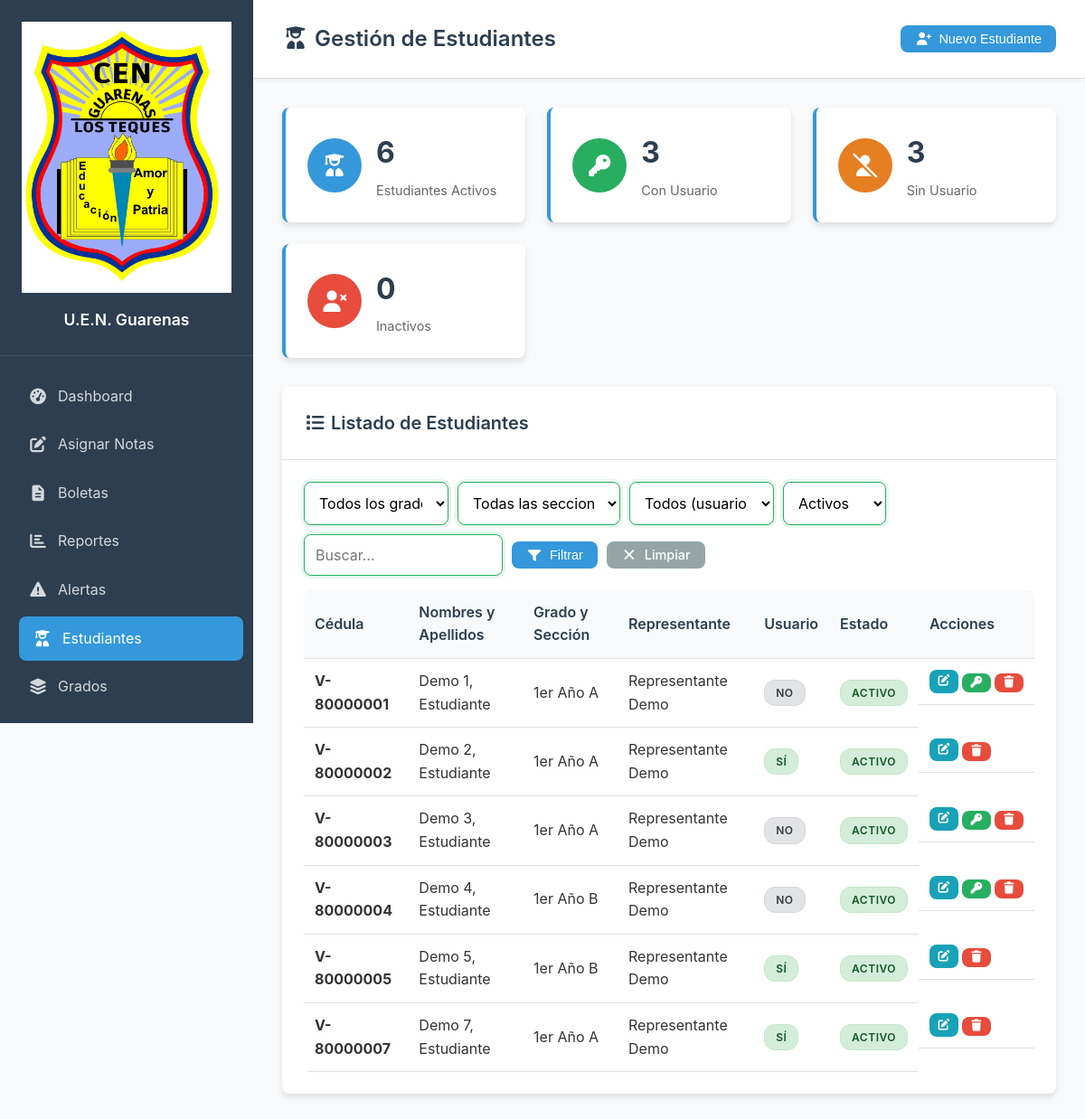
Page /estudiantes.php (signed in) on the committed database.
### tables this page shows
CREATE TABLE `estudiantes` (
  `id` int(11) NOT NULL AUTO_INCREMENT,
  `cedula` varchar(20) NOT NULL,
  `nombres` varchar(100) NOT NULL,
  `apellidos` varchar(100) NOT NULL,
  `email` varchar(100) DEFAULT NULL,
  `usuario_id` int(11) DEFAULT NULL,
  `fecha_nacimiento` date DEFAULT NULL,
  `genero` enum('M','F') DEFAULT NULL,
  `nacionalidad` varchar(50) DEFAULT 'Venezolana',
  `lugar_nacimiento` varchar(150) DEFAULT NULL,
  `direccion` text DEFAULT NULL,
  `telefono_contacto` varchar(20) DEFAULT NULL,
  `nombre_representante` varchar(100) DEFAULT NULL,
  `cedula_representante` varchar(20) DEFAULT NULL,
  `telefono_representante` varchar(20) DEFAULT NULL,
  `email_representante` varchar(100) DEFAULT NULL,
  `parentesco` varchar(50) DEFAULT NULL,
  `procedencia` varchar(200) DEFAULT NULL,
  `seccion_id` int(11) DEFAULT NULL,
  `fecha_inscripcion` date DEFAULT NULL,
  `fecha_retiro` date DEFAULT NULL,
  `estado` enum('activo','inactivo','graduado') DEFAULT 'activo',
  `fecha_creacion` timestamp NOT NULL DEFAULT current_timestamp(),
  `fecha_actualizacion` timestamp NOT NULL DEFAULT current_timestamp() ON UPDATE current_timestamp(),
  PRIMARY KEY (`id`),
  KEY `fk_estudiante_usuario` (`usuario_id`),
  CONSTRAINT `fk_estudiante_usuario` FOREIGN KEY (`usuario_id`) REFERENCES `usuarios` (`id`) ON DELETE SET NULL
);

CREATE TABLE `grados` (
  `id` int(11) NOT NULL,
  `nombre` varchar(50) NOT NULL,
  `nivel` varchar(20) DEFAULT NULL,
  `modalidad` enum('Media General','Media Técnica') DEFAULT 'Media General',
  `orden` int(11) DEFAULT NULL,
  `activo` tinyint(1) DEFAULT 1,
  `fecha_creacion` timestamp NOT NULL DEFAULT current_timestamp()
);

CREATE TABLE `secciones` (
  `id` int(11) NOT NULL AUTO_INCREMENT,
  `grado_id` int(11) DEFAULT NULL,
  `letra` varchar(5) NOT NULL,
  `anio_escolar` varchar(9) DEFAULT '2025-2026',
  `turno` enum('mañana','tarde') DEFAULT 'mañana',
  `capacidad` int(11) DEFAULT 30,
  `docente_guia_id` int(11) DEFAULT NULL,
  `aula` varchar(20) DEFAULT NULL,
  `activo` tinyint(1) DEFAULT 1,
  `fecha_creacion` timestamp NOT NULL DEFAULT current_timestamp(),
  `fecha_actualizacion` timestamp NOT NULL DEFAULT current_timestamp() ON UPDATE current_timestamp(),
  PRIMARY KEY (`id`)
);

### estudiantes.php (the view, shortened to what this page needs)
<?php
require_once 'config.php';
$db = getDBConnection();
$page = isset($_GET['page']) ? max(1, intval($_GET['page'])) : 1;
$perPage = 10;
$offset = ($page - 1) * $perPage;
$filtro_estado = $_GET['filtro_estado'] ?? 'activo';
$search = $_GET['search'] ?? '';
$where = [];
$params = [];
if ($filtro_estado && $filtro_estado !== 'todos') { $where[] = "e.estado = ?"; $params[] = $filtro_estado; }
$whereClause = $where ? "WHERE " . implode(" AND ", $where) : "";
$query = "SELECT e.*, g.nombre as grado_nombre, s.letra as seccion_letra, s.turno FROM estudiantes e LEFT JOIN secciones s ON e.seccion_id = s.id LEFT JOIN grados g ON s.grado_id = g.id $whereClause ORDER BY e.apellidos, e.nombres LIMIT $perPage OFFSET $offset";
$stmt = $db->prepare($query);
$stmt->execute($params);
$estudiantes = $stmt->fetchAll();
$totalActivos = $db->query("SELECT COUNT(*) FROM estudiantes WHERE estado = 'activo'")->fetchColumn();
$totalInactivos = $db->query("SELECT COUNT(*) FROM estudiantes WHERE estado = 'inactivo'")->fetchColumn();
$totalConUsuario = $db->query("SELECT COUNT(*) FROM estudiantes WHERE usuario_id IS NOT NULL AND estado = 'activo'")->fetchColumn();
$totalSinUsuario = $db->query("SELECT COUNT(*) FROM estudiantes WHERE usuario_id IS NULL AND estado = 'activo'")->fetchColumn();
?>
<!DOCTYPE html>
<html lang="es">
<head>
    <link rel="stylesheet" href="<?php echo APP_URL; ?>/assets/css/styles.css">
    <link rel="stylesheet" href="<?php echo APP_URL; ?>/assets/fontawesome/css/all.min.css">
</head>
<body>
<div class="dashboard-container">
    <?php echo getSidebar('estudiantes'); ?>
    <main class="main-content">
        <header class="main-header">
            <h1><i class="fas fa-user-graduate"></i> Gestión de Estudiantes</h1>
            <div class="header-actions">
                <button class="btn btn-primary" onclick="abrirModalNuevoEstudiante()"><i class="fas fa-user-plus"></i> Nuevo Estudiante</button>
            </div>
        </header>
        <div class="content-container">
            <div class="stats-grid">
                <div class="stat-card"><div class="stat-icon"><i class="fas fa-user-graduate"></i></div><div class="stat-info"><h3><?php echo $totalActivos; ?></h3><p>Estudiantes Activos</p></div></div>
                <div class="stat-card"><div class="stat-icon" style="background:#27ae60;"><i class="fas fa-key"></i></div><div class="stat-info"><h3><?php echo $totalConUsuario; ?></h3><p>Con Usuario</p></div></div>
                <div class="stat-card"><div class="stat-icon" style="background:#e67e22;"><i class="fas fa-user-slash"></i></div><div class="stat-info"><h3><?php echo $totalSinUsuario; ?></h3><p>Sin Usuario</p></div></div>
                <div class="stat-card"><div class="stat-icon" style="background:#e74c3c;"><i class="fas fa-user-times"></i></div><div class="stat-info"><h3><?php echo $totalInactivos; ?></h3><p>Inactivos</p></div></div>
            </div>
            <div class="card">
                <div class="card-header"><h2><i class="fas fa-list"></i> Listado de Estudiantes</h2></div>
                <div class="card-body">
                    <form method="GET" class="filters-form" style="margin-bottom: 1rem; display: flex; gap: 10px; flex-wrap: wrap; align-items: center;">
                        <select name="filtro_grado" class="form-control" style="max-width: 160px;">
                            <option value="">Todos los grados</option>
                        </select>
                        <select name="filtro_seccion" class="form-control" style="max-width: 180px;">
                            <option value="">Todas las secciones</option>
                        </select>
                        <select name="filtro_usuario" class="form-control" style="max-width: 160px;">
                            <option value="">Todos (usuario)</option>
                        </select>
                        <select name="filtro_estado" class="form-control" style="max-width: 130px;">
                            <option value="activo" <?php echo $filtro_estado == 'activo' ? 'selected' : ''; ?>>Activos</option>
                        </select>
                        <input type="text" name="search" value="<?php echo htmlspecialchars($search); ?>" placeholder="Buscar..." class="form-control" style="max-width: 220px;">
                        <button type="submit" class="btn btn-primary"><i class="fas fa-filter"></i> Filtrar</button>
                        <a href="estudiantes.php" class="btn btn-secondary"><i class="fas fa-times"></i> Limpiar</a>
                    </form>
                    <?php if (count($estudiantes) > 0): ?>
                    <div class="table-responsive">
                        <table class="data-table">
                            <thead>
                                <tr><th>Cédula</th><th>Nombres y Apellidos</th><th>Grado y Sección</th><th>Representante</th><th>Usuario</th><th>Estado</th><th>Acciones</th></tr>
                            </thead>
                            <tbody>
                                <?php foreach ($estudiantes as $est): ?>
                                <tr>
                                    <td><strong><?php echo htmlspecialchars($est['cedula']); ?></strong></td>
                                    <td><?php echo htmlspecialchars($est['apellidos'] . ', ' . $est['nombres']); ?></td>
                                    <td><?php echo $est['grado_nombre'] ? htmlspecialchars($est['grado_nombre'] . ' ' . $est['seccion_letra']) : 'Sin sección'; ?></td>
                                    <td><?php echo htmlspecialchars($est['nombre_representante'] ?: '—'); ?></td>
                                    <td><?php if ($est['usuario_id']): ?><span class="badge badge-success">Sí</span><?php else: ?><span class="badge badge-secondary">No</span><?php endif; ?></td>
                                    <td><span class="badge badge-<?php echo $est['estado']=='activo'?'success':($est['estado']=='inactivo'?'danger':'info'); ?>"><?php echo ucfirst($est['estado']); ?></span></td>
                                    <td class="actions">
                                        <a href="editar_estudiante.php?id=<?php echo $est['id']; ?>" class="btn btn-sm btn-info" title="Editar"><i class="fas fa-edit"></i></a>
                                        <?php if (!$est['usuario_id'] && $est['estado'] == 'activo'): ?>
                                            <form method="POST" style="display:inline;" class="form-crear-usuario" data-nombre="<?php echo htmlspecialchars($est['nombres'] . ' ' . $est['apellidos']); ?>">
                                                <button type="button" class="btn btn-sm btn-success btn-llave" title="Crear Usuario con Contraseña Personalizada"><i class="fas fa-key"></i></button>
                                            </form>
                                        <?php endif; ?>
                                        <form method="POST" style="display:inline;" onsubmit="return confirm('¿Desactivar?')">
                                            <button type="submit" class="btn btn-sm btn-danger"><i class="fas fa-trash"></i></button>
                                        </form>
                                    </td>
                                </tr>
                                <?php endforeach; ?>
                            </tbody>
                        </table>
                    </div>
                    <?php else: ?>
                    <div class="empty-state"><i class="fas fa-user-graduate fa-4x"></i><h3>No se encontraron estudiantes</h3></div>
                    <?php endif; ?>
                </div>
            </div>
        </div>
    </main>
</div>
</body>
</html>

### assets/css/styles.css (style rules this page uses)
:root { --primary-color: #3498db; --primary-dark: #2980b9; --secondary-color: #2c3e50; --success-color: #27ae60; --warning-color: #f39c12; --danger-color: #e74c3c; --info-color: #17a2b8; --light-color: #ecf0f1; --dark-color: #34495e; --border-radius: 8px; --box-shadow: 0 4px 6px rgba(0,0,0,0.1); --transition: all 0.3s ease; }
* { margin: 0; padding: 0; box-sizing: border-box; }
body { font-family: 'Inter', 'Segoe UI', Tahoma, Geneva, Verdana, sans-serif; background-color: #f8f9fa; color: #333; line-height: 1.6; }
.dashboard-container { display: flex; min-height: 100vh; }
.main-content { flex-grow: 1; display: flex; flex-direction: column; margin-left: 280px; min-height: 100vh; }
.main-header { background: white; padding: 1.5rem 2rem; border-bottom: 1px solid #e0e0e0; display: flex; justify-content: space-between; align-items: center; box-shadow: 0 2px 4px rgba(0,0,0,0.05); position: sticky; top: 0; z-index: 100; }
.main-header h1 { color: var(--secondary-color); font-size: 1.5rem; font-weight: 600; margin: 0; }
.header-actions { display: flex; align-items: center; gap: 1rem; }
.content-container { padding: 2rem; flex-grow: 1; background: #f8f9fa; }
.stats-grid { display: grid; grid-template-columns: repeat(auto-fit, minmax(240px, 1fr)); gap: 1.5rem; margin-bottom: 2rem; }
.stat-card { background: white; padding: 1.5rem; border-radius: var(--border-radius); box-shadow: var(--box-shadow); display: flex; align-items: center; transition: var(--transition); border-left: 4px solid var(--primary-color); }
.stat-icon { width: 60px; height: 60px; background: var(--primary-color); border-radius: 50%; display: flex; align-items: center; justify-content: center; margin-right: 1rem; color: white; font-size: 1.5rem; }
.stat-info h3 { font-size: 2rem; margin-bottom: 0.25rem; color: var(--secondary-color); font-weight: 700; }
.stat-info p { color: #666; font-size: 0.9rem; margin: 0; }
.card { background: white; border-radius: var(--border-radius); box-shadow: var(--box-shadow); overflow: hidden; transition: var(--transition); }
.card-header { padding: 1.5rem; border-bottom: 1px solid #e0e0e0; display: flex; justify-content: space-between; align-items: center; }
.card-header h2 { color: var(--secondary-color); font-size: 1.25rem; font-weight: 600; margin: 0; }
.card-body { padding: 1.5rem; }
.btn { display: inline-flex; align-items: center; gap: 0.5rem; padding: 0.5rem 1rem; border: none; border-radius: var(--border-radius); text-decoration: none; font-size: 0.9rem; cursor: pointer; transition: var(--transition); font-weight: 500; line-height: 1; }
.btn-primary { background: var(--primary-color); color: white; }
.btn-secondary { background: #95a5a6; color: white; }
.btn-success { background: var(--success-color); color: white; }
.btn-danger { background: var(--danger-color); color: white; }
.btn-info { background: var(--info-color); color: white; }
.btn-sm { padding: 0.25rem 0.5rem; font-size: 0.8rem; }
.form-control { padding: 0.75rem; border: 1px solid #ddd; border-radius: var(--border-radius); font-size: 1rem; transition: var(--transition); font-family: inherit; }
select.form-control { background: white; cursor: pointer; }
.table-responsive { overflow-x: auto; border-radius: var(--border-radius); }
.data-table { width: 100%; border-collapse: collapse; background: white; }
.data-table th, .data-table td { padding: 0.75rem; text-align: left; border-bottom: 1px solid #e0e0e0; }
.data-table th { background: #f8f9fa; font-weight: 600; color: var(--secondary-color); position: sticky; top: 0; }
.data-table .actions { display: flex; gap: 0.25rem; white-space: nowrap; }
.badge { display: inline-block; padding: 0.25rem 0.75rem; border-radius: 12px; font-size: 0.75rem; font-weight: 600; text-transform: uppercase; letter-spacing: 0.5px; }
.badge-success { background: #d4edda; color: #155724; border: 1px solid #c3e6cb; }
.badge-secondary { background: #e2e3e5; color: #383d41; border: 1px solid #d6d8db; }
.form-control:valid { border-color: var(--success-color); box-shadow: 0 0 0 3px rgba(39, 174, 96, 0.1); }

### rows in the picture
estudiantes: cedula "V-80000001", apellidos+nombres "Demo 1, Estudiante", grados.nombre "1er Año A", nombre_representante "Representante Demo", shows "NO", estado "ACTIVO"
estudiantes: cedula "V-80000002", apellidos+nombres "Demo 2, Estudiante", grados.nombre "1er Año A", nombre_representante "Representante Demo", shows "SÍ", estado "ACTIVO"
estudiantes: cedula "V-80000003", apellidos+nombres "Demo 3, Estudiante", grados.nombre "1er Año A", nombre_representante "Representante Demo", shows "NO", estado "ACTIVO"
estudiantes: cedula "V-80000004", apellidos+nombres "Demo 4, Estudiante", grados.nombre "1er Año B", nombre_representante "Representante Demo", shows "NO", estado "ACTIVO"
estudiantes: cedula "V-80000005", apellidos+nombres "Demo 5, Estudiante", grados.nombre "1er Año B", nombre_representante "Representante Demo", shows "SÍ", estado "ACTIVO"
estudiantes: cedula "V-80000007", apellidos+nombres "Demo 7, Estudiante", grados.nombre "1er Año A", nombre_representante "Representante Demo", shows "SÍ", estado "ACTIVO"

### other values in the picture
APP_NAME "U.E.N. Guarenas"
$totalActivos "6"
$totalConUsuario "3"
$totalSinUsuario "3"
$totalInactivos "0"
